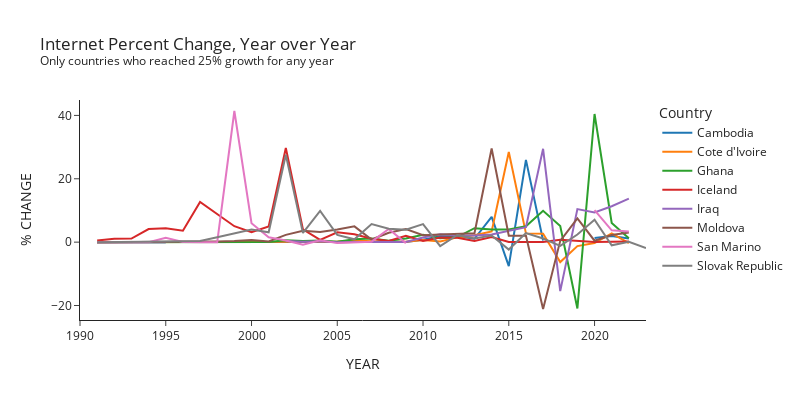

The notebook cell saved with this chart:
### Markdown cell above
### Plotly Figure Friday - 2024 week 48 - Internet Usage

### Code cell
import plotly.express as px
import polars as pl
import polars.selectors as cs
#-------------------------------------------------------------------------------
#   Read data set, drop columns with uniform data
#-------------------------------------------------------------------------------
df = (
    pl.read_csv('API_IT.NET.USER.ZS_DS2_en_csv_v2_2160.csv')
    .drop('Indicator Name', 'Indicator Code')
)

#-------------------------------------------------------------------------------
#   data has years as columns, countrys as rows. Transpose, then cast YEAR as
#   integer, and percentage columns as type float. Drop all years prior to 1990
#-------------------------------------------------------------------------------
df_transpose = (
    df
    .drop('Country Code')
    .transpose(column_names='Country Name', include_header=True, header_name='YEAR')
    .with_columns(pl.col('YEAR').cast(pl.UInt16))
    .with_columns(cs.string().cast(pl.Float32))
    .filter(pl.col('YEAR') >= 1990)
)

#-------------------------------------------------------------------------------
#   First level filter drops countries where all values are null
#-------------------------------------------------------------------------------
df_transpose = (
    df_transpose[
        [s.name for s in df_transpose 
            if not (s.null_count() == df_transpose.height)
            ]
        ]
)

#-------------------------------------------------------------------------------
#   Next step is to calculate year over year % increase with polars .diff
#   Filter out countries where diff values are all null, and filter out 
#   countries that where the max year over year increase is < 25%
#-------------------------------------------------------------------------------
country_list = df_transpose.select(cs.float()).columns
df_diff = df_transpose
for country in country_list:
    df_diff = (
        df_diff
        .rename({country: country+'_ORG'})
        .with_columns(pl.col(country+'_ORG').diff(n=1).alias(country))
    )
    drop_this_country = False
    if df_diff.select(pl.col(country)).is_empty():
        drop_this_country = True
    else:
        if df_diff[country].max() < 25:
            drop_this_country = True
    if drop_this_country:
        df_diff = df_diff.drop(country, country+'_ORG')                 
data_col_list =  sorted(df_diff.select(cs.float()).columns)
df_diff = df_diff.select(['YEAR'] + data_col_list)

#-------------------------------------------------------------------------------
#   Prepare dataframe for plotting, use px.line() with Year as X-Axis
#-------------------------------------------------------------------------------

rename_col_list =  sorted(df_diff.drop('YEAR').select(~cs.ends_with('_ORG')).columns)
df_plot = df_diff.select(['YEAR'] + rename_col_list)
plot_col_list = df_plot.select(pl.all().exclude('YEAR')).columns    
fig=px.line(
    df_plot,
    'YEAR',
    plot_col_list,
    template='simple_white',
    width=800, height=400,
    title=(
        'Internet Percent Change, Year over Year<br>' +
        '<sup>Only countries who reached 25% growth for any year</sup>'
    )
)
fig.update_layout(
    xaxis=dict(title=dict(text='YEAR')),
    yaxis=dict(title=dict(text='% CHANGE')
    ),
    legend=dict(title=dict(text='Country')),
)

fig.show()

### Figure 1 — Plotly figure (JSON) as saved in the notebook; plotly's stock layout.template omitted (floating-point values rounded to 4 significant figures)
{"data": [{"hovertemplate": "variable=Cambodia<br>YEAR=%{x}<br>value=%{y}<extra></extra>", "legendgroup": "Cambodia", "line": {"color": "#1F77B4", "dash": "solid"}, "marker": {"symbol": "circle"}, "mode": "lines", "name": "Cambodia", "orientation": "v", "showlegend": true, "type": "scatter", "x": [1990, 1991, 1992, 1993, 1994, 1995, 1996, 1997, 1998, 1999, 2000, 2001, 2002, 2003, 2004, 2005, 2006, 2007, 2008, 2009, 2010, 2011, 2012, 2013, 2014, 2015, 2016, 2017, 2018, 2019, 2020, 2021, 2022, 2023], "xaxis": "x", "y": [null, 0, 0, 0, 0, 0, null, null, 0.01048, 0.01564, 0.01505, 0.02993, 0.15, 0.03359, 0.03987, 0.01688, 0.151, 0.02164, 0.02, 0.02, 0.73, 1.84, 1.84, 1.06, 8, -7.567, 25.97, 0.5018, null, null, 1.345, 1.95, 1.132, null], "yaxis": "y"}, {"hovertemplate": "variable=Cote d'Ivoire<br>YEAR=%{x}<br>value=%{y}<extra></extra>", "legendgroup": "Cote d'Ivoire", "line": {"color": "#FF7F0E", "dash": "solid"}, "marker": {"symbol": "circle"}, "mode": "lines", "name": "Cote d'Ivoire", "orientation": "v", "showlegend": true, "type": "scatter", "x": [1990, 1991, 1992, 1993, 1994, 1995, 1996, 1997, 1998, 1999, 2000, 2001, 2002, 2003, 2004, 2005, 2006, 2007, 2008, 2009, 2010, 2011, 2012, 2013, 2014, 2015, 2016, 2017, 2018, 2019, 2020, 2021, 2022, 2023], "xaxis": "x", "y": [null, 0, 0, 0, 0, 0.0002003, 0.00821, 0.01042, 0.04215, 0.05771, 0.1128, 0.1643, 0.1022, 0.2607, 0.09061, 0.19, 0.4857, 0.2751, 0.1, 0.1, 0.7, 0.2, 1.5, 2.2, 3.4, 28.44, 2.768, 2.632, -6.293, -1.257, -0.2724, 2.734, -0.3371, null], "yaxis": "y"}, {"hovertemplate": "variable=Ghana<br>YEAR=%{x}<br>value=%{y}<extra></extra>", "legendgroup": "Ghana", "line": {"color": "#2CA02C", "dash": "solid"}, "marker": {"symbol": "circle"}, "mode": "lines", "name": "Ghana", "orientation": "v", "showlegend": true, "type": "scatter", "x": [1990, 1991, 1992, 1993, 1994, 1995, 1996, 1997, 1998, 1999, 2000, 2001, 2002, 2003, 2004, 2005, 2006, 2007, 2008, 2009, 2010, 2011, 2012, 2013, 2014, 2015, 2016, 2017, 2018, 2019, 2020, 2021, 2022, 2023], "xaxis": "x", "y": [null, 0, 0, 0, 0, 0.0003479, 0.005301, 0.02189, 0.004703, 0.07266, 0.04872, 0.04639, 0.6303, 0.3628, 0.5237, 0.1144, 0.892, 1.127, 0.42, 1.17, 2.36, 1.2, 1.6, 4.4, 4, 4, 5, 9.884, 5.116, -20.93, 40.44, 6.082, 1.241, null], "yaxis": "y"}, {"hovertemplate": "variable=Iceland<br>YEAR=%{x}<br>value=%{y}<extra></extra>", "legendgroup": "Iceland", "line": {"color": "#D62728", "dash": "solid"}, "marker": {"symbol": "circle"}, "mode": "lines", "name": "Iceland", "orientation": "v", "showlegend": true, "type": "scatter", "x": [1990, 1991, 1992, 1993, 1994, 1995, 1996, 1997, 1998, 1999, 2000, 2001, 2002, 2003, 2004, 2005, 2006, 2007, 2008, 2009, 2010, 2011, 2012, 2013, 2014, 2015, 2016, 2017, 2018, 2019, 2020, 2021, 2022, 2023], "xaxis": "x", "y": [null, 0.5051, 1.034, 1.129, 4.127, 4.421, 3.591, 12.67, 8.785, 5.03, 3.176, 4.923, 29.73, 4.02, 0.74, 3.12, 2.51, 1.09, 0.4, 2, 0.39, 1.43, 1.39, 0.337, 1.611, 0.042, 0.04, 0.01521, 0.7558, 0.4939, 0.0279, 0.1542, 0.1695, null], "yaxis": "y"}, {"hovertemplate": "variable=Iraq<br>YEAR=%{x}<br>value=%{y}<extra></extra>", "legendgroup": "Iraq", "line": {"color": "#9467BD", "dash": "solid"}, "marker": {"symbol": "circle"}, "mode": "lines", "name": "Iraq", "orientation": "v", "showlegend": true, "type": "scatter", "x": [1990, 1991, 1992, 1993, 1994, 1995, 1996, 1997, 1998, 1999, 2000, 2001, 2002, 2003, 2004, 2005, 2006, 2007, 2008, 2009, 2010, 2011, 2012, 2013, 2014, 2015, 2016, 2017, 2018, 2019, 2020, 2021, 2022, 2023], "xaxis": "x", "y": [null, 0, 0, 0, 0, 0, null, null, null, null, null, null, 0.4, 0.1, 0.3, 0, 0.05234, -0.02234, 0.07, 0.06, 1.44, 2.5, 2.1, 2.1, 2.445, 3.555, 4.7, 29.46, -15.46, 10.43, 9.351, 11.32, 13.71, null], "yaxis": "y"}, {"hovertemplate": "variable=Moldova<br>YEAR=%{x}<br>value=%{y}<extra></extra>", "legendgroup": "Moldova", "line": {"color": "#8C564B", "dash": "solid"}, "marker": {"symbol": "circle"}, "mode": "lines", "name": "Moldova", "orientation": "v", "showlegend": true, "type": "scatter", "x": [1990, 1991, 1992, 1993, 1994, 1995, 1996, 1997, 1998, 1999, 2000, 2001, 2002, 2003, 2004, 2005, 2006, 2007, 2008, 2009, 2010, 2011, 2012, 2013, 2014, 2015, 2016, 2017, 2018, 2019, 2020, 2021, 2022, 2023], "xaxis": "x", "y": [null, 0, 0, 0, 0.0008254, 0.002632, 0.001187, 0.02348, 0.2327, 0.3399, 0.6822, 0.205, 2.299, 3.62, 3.222, 4.001, 4.99, 0.8294, 2.94, 4.11, 2.18, 2.39, 2.58, 2.79, 29.56, 2, 2, -21.1, 0.4, 7.461, 0.4548, 2.259, 3.06, null], "yaxis": "y"}, {"hovertemplate": "variable=San Marino<br>YEAR=%{x}<br>value=%{y}<extra></extra>", "legendgroup": "San Marino", "line": {"color": "#E377C2", "dash": "solid"}, "marker": {"symbol": "circle"}, "mode": "lines", "name": "San Marino", "orientation": "v", "showlegend": true, "type": "scatter", "x": [1990, 1991, 1992, 1993, 1994, 1995, 1996, 1997, 1998, 1999, 2000, 2001, 2002, 2003, 2004, 2005, 2006, 2007, 2008, 2009, 2010, 2011, 2012, 2013, 2014, 2015, 2016, 2017, 2018, 2019, 2020, 2021, 2022, 2023], "xaxis": "x", "y": [null, 0, 0, 0, 0, 1.362, 0.06594, -0.009527, -0.009991, 41.39, 5.996, 1.542, 0.4931, -0.8313, 0.5628, -0.3067, -0.0509, 0.1561, 4.155, -0.31, null, null, null, null, null, null, null, null, null, null, 10.1, 3.72, 3.391, null], "yaxis": "y"}, {"hovertemplate": "variable=Slovak Republic<br>YEAR=%{x}<br>value=%{y}<extra></extra>", "legendgroup": "Slovak Republic", "line": {"color": "#7F7F7F", "dash": "solid"}, "marker": {"symbol": "circle"}, "mode": "lines", "name": "Slovak Republic", "orientation": "v", "showlegend": true, "type": "scatter", "x": [1990, 1991, 1992, 1993, 1994, 1995, 1996, 1997, 1998, 1999, 2000, 2001, 2002, 2003, 2004, 2005, 2006, 2007, 2008, 2009, 2010, 2011, 2012, 2013, 2014, 2015, 2016, 2017, 2018, 2019, 2020, 2021, 2022, 2023], "xaxis": "x", "y": [null, 0, 0, 0.1278, 0.1907, 0.2047, 0.2601, 0.3901, 1.516, 2.748, 3.989, 3.102, 27.61, 2.9, 9.85, 2.3, 0.89, 5.72, 4.25, 3.95, 5.71, -1.27, 2.27, 1.173, 2.102, -2.35, 2.841, 1.15, -1.177, 2.405, 7.067, -0.9953, 0.1421, -1.855], "yaxis": "y"}], "layout": {"height": 400, "legend": {"title": {"text": "Country"}, "tracegroupgap": 0}, "title": {"text": "Internet Percent Change, Year over Year<br><sup>Only countries who reached 25% growth for any year</sup>"}, "width": 800, "xaxis": {"anchor": "y", "domain": [0, 1], "title": {"text": "YEAR"}}, "yaxis": {"anchor": "x", "domain": [0, 1], "title": {"text": "% CHANGE"}}}}
